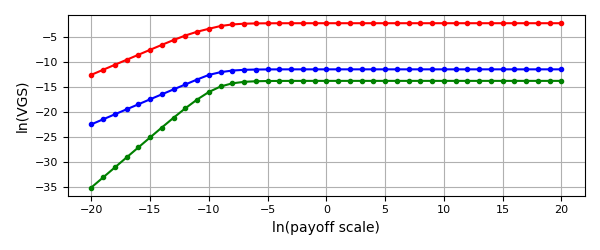

Generate this figure with Python:
import numpy as np
from strategy import Strategy
import utils
import matplotlib.pyplot as plt
import multiprocessing

trails = 10
processes = 40
size = 6
iters = 10 * 10 ** 4
rate = 10 ** -4

init_strategy = utils.randomize_mixed_strategy(size)
vertex_payoff = utils.randomize_payoff_vector(size)


def approximation(x):
    strategy = Strategy(init_strategy, vertex_payoff * x, iters=iters, rate=rate, log=False)
    strategy.FPI()
    vgs = strategy.vertex_gain.sum()
    gamma = strategy.gamma
    return np.log(vgs), np.log(gamma), np.log(gamma / vgs)


np.random.seed()
worker_pool = multiprocessing.Pool(processes=processes)
xs = np.arange(-20, 21)
xs_e = np.apply_along_axis(lambda x: np.power(np.e, x), 0, xs)
results_l = [worker_pool.apply_async(approximation, (x,)).get() for x in xs_e]

fig, ax = plt.subplots(1, 1, figsize=(6, 2.5))
vertex_gain_a = [i[0] for i in results_l]
gamma_a = [i[1] for i in results_l]
steps_a = [i[2] for i in results_l]
ax.plot(xs, vertex_gain_a, marker='.', color='red', alpha=1, zorder=2)
ax.plot(xs, gamma_a, marker='.', color='green', alpha=1, zorder=2)
ax.plot(xs, steps_a, marker='.', color='blue', alpha=1, zorder=2)
ax.set_xlabel('ln(payoff scale)')
ax.set_ylabel('ln(VGS)')

ax.tick_params(labelsize=8)

plt.grid(True)
plt.tight_layout()
plt.savefig('approximation_by_payoff_scale.png')
plt.show()
